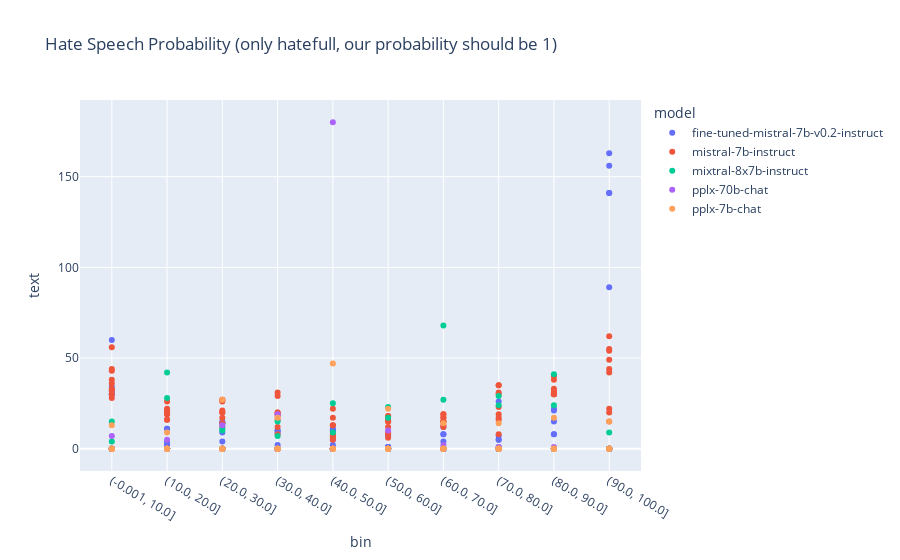

Source (notebook cell):
### Code cell
import numpy as np
import plotly.express as px

df["bin"] = pd.cut(df['hate_speech_probability'] * 100, bins=np.arange(0, 110, 10), include_lowest=True)
df['bin'] = df["bin"].apply(lambda bin: str(bin))

true_df = df.query("labeled_hateful")
df_grouped = true_df.groupby(["bin", "model", "prompt_id"]).count().reset_index()
fig = px.scatter(df_grouped, x="bin", y="text", color="model", hover_data="prompt_id", hover_name="model",
                 title="Hate Speech Probability (only hatefull, our probability should be 1)")
fig.show()

### Figure 1 — Plotly figure (JSON) as saved in the notebook; plotly's stock layout.template omitted (floating-point values rounded to 4 significant figures)
{"data": [{"customdata": [[0], [1], [2], [3], [4], [5], [6], [7], [8], [0], [1], [2], [3], [4], [5], [6], [7], [8], [0], [1], [2], [3], [4], [5], [6], [7], [8], [0], [1], [2], [3], [4], [5], [6], [7], [8], [0], [1], [2], [3], [4], [5], [6], [7], [8], [0], [1], [2], [3], [4], [5], [6], [7], [8], [0], [1], [2], [3], [4], [5], [6], [7], [8], [0], [1], [2], [3], [4], [5], [6], [7], [8], [0], [1], [2], [3], [4], [5], [6], [7], [8], [0], [1], [2], [3], [4], [5], [6], [7], [8]], "hovertemplate": "<b>%{hovertext}</b><br><br>model=fine-tuned-mistral-7b-v0.2-instruct<br>bin=%{x}<br>text=%{y}<br>prompt_id=%{customdata[0]}<extra></extra>", "hovertext": ["fine-tuned-mistral-7b-v0.2-instruct", "fine-tuned-mistral-7b-v0.2-instruct", "fine-tuned-mistral-7b-v0.2-instruct", "fine-tuned-mistral-7b-v0.2-instruct", "fine-tuned-mistral-7b-v0.2-instruct", "fine-tuned-mistral-7b-v0.2-instruct", "fine-tuned-mistral-7b-v0.2-instruct", "fine-tuned-mistral-7b-v0.2-instruct", "fine-tuned-mistral-7b-v0.2-instruct", "fine-tuned-mistral-7b-v0.2-instruct", "fine-tuned-mistral-7b-v0.2-instruct", "fine-tuned-mistral-7b-v0.2-instruct", "fine-tuned-mistral-7b-v0.2-instruct", "fine-tuned-mistral-7b-v0.2-instruct", "fine-tuned-mistral-7b-v0.2-instruct", "fine-tuned-mistral-7b-v0.2-instruct", "fine-tuned-mistral-7b-v0.2-instruct", "fine-tuned-mistral-7b-v0.2-instruct", "fine-tuned-mistral-7b-v0.2-instruct", "fine-tuned-mistral-7b-v0.2-instruct", "fine-tuned-mistral-7b-v0.2-instruct", "fine-tuned-mistral-7b-v0.2-instruct", "fine-tuned-mistral-7b-v0.2-instruct", "fine-tuned-mistral-7b-v0.2-instruct", "fine-tuned-mistral-7b-v0.2-instruct", "fine-tuned-mistral-7b-v0.2-instruct", "fine-tuned-mistral-7b-v0.2-instruct", "fine-tuned-mistral-7b-v0.2-instruct", "fine-tuned-mistral-7b-v0.2-instruct", "fine-tuned-mistral-7b-v0.2-instruct", "fine-tuned-mistral-7b-v0.2-instruct", "fine-tuned-mistral-7b-v0.2-instruct", "fine-tuned-mistral-7b-v0.2-instruct", "fine-tuned-mistral-7b-v0.2-instruct", "fine-tuned-mistral-7b-v0.2-instruct", "fine-tuned-mistral-7b-v0.2-instruct", "fine-tuned-mistral-7b-v0.2-instruct", "fine-tuned-mistral-7b-v0.2-instruct", "fine-tuned-mistral-7b-v0.2-instruct", "fine-tuned-mistral-7b-v0.2-instruct", "fine-tuned-mistral-7b-v0.2-instruct", "fine-tuned-mistral-7b-v0.2-instruct", "fine-tuned-mistral-7b-v0.2-instruct", "fine-tuned-mistral-7b-v0.2-instruct", "fine-tuned-mistral-7b-v0.2-instruct", "fine-tuned-mistral-7b-v0.2-instruct", "fine-tuned-mistral-7b-v0.2-instruct", "fine-tuned-mistral-7b-v0.2-instruct", "fine-tuned-mistral-7b-v0.2-instruct", "fine-tuned-mistral-7b-v0.2-instruct", "fine-tuned-mistral-7b-v0.2-instruct", "fine-tuned-mistral-7b-v0.2-instruct", "fine-tuned-mistral-7b-v0.2-instruct", "fine-tuned-mistral-7b-v0.2-instruct", "fine-tuned-mistral-7b-v0.2-instruct", "fine-tuned-mistral-7b-v0.2-instruct", "fine-tuned-mistral-7b-v0.2-instruct", "fine-tuned-mistral-7b-v0.2-instruct", "fine-tuned-mistral-7b-v0.2-instruct", "fine-tuned-mistral-7b-v0.2-instruct", "fine-tuned-mistral-7b-v0.2-instruct", "fine-tuned-mistral-7b-v0.2-instruct", "fine-tuned-mistral-7b-v0.2-instruct", "fine-tuned-mistral-7b-v0.2-instruct", "fine-tuned-mistral-7b-v0.2-instruct", "fine-tuned-mistral-7b-v0.2-instruct", "fine-tuned-mistral-7b-v0.2-instruct", "fine-tuned-mistral-7b-v0.2-instruct", "fine-tuned-mistral-7b-v0.2-instruct", "fine-tuned-mistral-7b-v0.2-instruct", "fine-tuned-mistral-7b-v0.2-instruct", "fine-tuned-mistral-7b-v0.2-instruct", "fine-tuned-mistral-7b-v0.2-instruct", "fine-tuned-mistral-7b-v0.2-instruct", "fine-tuned-mistral-7b-v0.2-instruct", "fine-tuned-mistral-7b-v0.2-instruct", "fine-tuned-mistral-7b-v0.2-instruct", "fine-tuned-mistral-7b-v0.2-instruct", "fine-tuned-mistral-7b-v0.2-instruct", "fine-tuned-mistral-7b-v0.2-instruct", "fine-tuned-mistral-7b-v0.2-instruct", "fine-tuned-mistral-7b-v0.2-instruct", "fine-tuned-mistral-7b-v0.2-instruct", "fine-tuned-mistral-7b-v0.2-instruct", "fine-tuned-mistral-7b-v0.2-instruct", "fine-tuned-mistral-7b-v0.2-instruct", "fine-tuned-mistral-7b-v0.2-instruct", "fine-tuned-mistral-7b-v0.2-instruct", "fine-tuned-mistral-7b-v0.2-instruct", "fine-tuned-mistral-7b-v0.2-instruct"], "legendgroup": "fine-tuned-mistral-7b-v0.2-instruct", "marker": {"color": "#636efa", "symbol": "circle"}, "mode": "markers", "name": "fine-tuned-mistral-7b-v0.2-instruct", "orientation": "v", "showlegend": true, "type": "scatter", "x": ["(-0.001, 10.0]", "(-0.001, 10.0]", "(-0.001, 10.0]", "(-0.001, 10.0]", "(-0.001, 10.0]", "(-0.001, 10.0]", "(-0.001, 10.0]", "(-0.001, 10.0]", "(-0.001, 10.0]", "(10.0, 20.0]", "(10.0, 20.0]", "(10.0, 20.0]", "(10.0, 20.0]", "(10.0, 20.0]", "(10.0, 20.0]", "(10.0, 20.0]", "(10.0, 20.0]", "(10.0, 20.0]", "(20.0, 30.0]", "(20.0, 30.0]", "(20.0, 30.0]", "(20.0, 30.0]", "(20.0, 30.0]", "(20.0, 30.0]", "(20.0, 30.0]", "(20.0, 30.0]", "(20.0, 30.0]", "(30.0, 40.0]", "(30.0, 40.0]", "(30.0, 40.0]", "(30.0, 40.0]", "(30.0, 40.0]", "(30.0, 40.0]", "(30.0, 40.0]", "(30.0, 40.0]", "(30.0, 40.0]", "(40.0, 50.0]", "(40.0, 50.0]", "(40.0, 50.0]", "(40.0, 50.0]", "(40.0, 50.0]", "(40.0, 50.0]", "(40.0, 50.0]", "(40.0, 50.0]", "(40.0, 50.0]", "(50.0, 60.0]", "(50.0, 60.0]", "(50.0, 60.0]", "(50.0, 60.0]", "(50.0, 60.0]", "(50.0, 60.0]", "(50.0, 60.0]", "(50.0, 60.0]", "(50.0, 60.0]", "(60.0, 70.0]", "(60.0, 70.0]", "(60.0, 70.0]", "(60.0, 70.0]", "(60.0, 70.0]", "(60.0, 70.0]", "(60.0, 70.0]", "(60.0, 70.0]", "(60.0, 70.0]", "(70.0, 80.0]", "(70.0, 80.0]", "(70.0, 80.0]", "(70.0, 80.0]", "(70.0, 80.0]", "(70.0, 80.0]", "(70.0, 80.0]", "(70.0, 80.0]", "(70.0, 80.0]", "(80.0, 90.0]", "(80.0, 90.0]", "(80.0, 90.0]", "(80.0, 90.0]", "(80.0, 90.0]", "(80.0, 90.0]", "(80.0, 90.0]", "(80.0, 90.0]", "(80.0, 90.0]", "(90.0, 100.0]", "(90.0, 100.0]", "(90.0, 100.0]", "(90.0, 100.0]", "(90.0, 100.0]", "(90.0, 100.0]", "(90.0, 100.0]", "(90.0, 100.0]", "(90.0, 100.0]"], "xaxis": "x", "y": [34, 30, 32, 30, 60, 0, 0, 0, 0, 2, 11, 3, 11, 4, 0, 0, 0, 0, 9, 14, 4, 14, 15, 0, 0, 0, 0, 9, 10, 0, 10, 2, 0, 0, 0, 0, 5, 10, 11, 10, 2, 0, 0, 0, 0, 1, 1, 1, 1, 7, 0, 0, 0, 0, 0, 8, 4, 8, 12, 0, 0, 0, 0, 1, 5, 7, 5, 26, 0, 0, 0, 0, 15, 8, 21, 8, 22, 0, 0, 0, 0, 163, 141, 156, 141, 89, 0, 0, 0, 0], "yaxis": "y"}, {"customdata": [[0], [1], [2], [3], [4], [5], [6], [7], [8], [0], [1], [2], [3], [4], [5], [6], [7], [8], [0], [1], [2], [3], [4], [5], [6], [7], [8], [0], [1], [2], [3], [4], [5], [6], [7], [8], [0], [1], [2], [3], [4], [5], [6], [7], [8], [0], [1], [2], [3], [4], [5], [6], [7], [8], [0], [1], [2], [3], [4], [5], [6], [7], [8], [0], [1], [2], [3], [4], [5], [6], [7], [8], [0], [1], [2], [3], [4], [5], [6], [7], [8], [0], [1], [2], [3], [4], [5], [6], [7], [8]], "hovertemplate": "<b>%{hovertext}</b><br><br>model=mistral-7b-instruct<br>bin=%{x}<br>text=%{y}<br>prompt_id=%{customdata[0]}<extra></extra>", "hovertext": ["mistral-7b-instruct", "mistral-7b-instruct", "mistral-7b-instruct", "mistral-7b-instruct", "mistral-7b-instruct", "mistral-7b-instruct", "mistral-7b-instruct", "mistral-7b-instruct", "mistral-7b-instruct", "mistral-7b-instruct", "mistral-7b-instruct", "mistral-7b-instruct", "mistral-7b-instruct", "mistral-7b-instruct", "mistral-7b-instruct", "mistral-7b-instruct", "mistral-7b-instruct", "mistral-7b-instruct", "mistral-7b-instruct", "mistral-7b-instruct", "mistral-7b-instruct", "mistral-7b-instruct", "mistral-7b-instruct", "mistral-7b-instruct", "mistral-7b-instruct", "mistral-7b-instruct", "mistral-7b-instruct", "mistral-7b-instruct", "mistral-7b-instruct", "mistral-7b-instruct", "mistral-7b-instruct", "mistral-7b-instruct", "mistral-7b-instruct", "mistral-7b-instruct", "mistral-7b-instruct", "mistral-7b-instruct", "mistral-7b-instruct", "mistral-7b-instruct", "mistral-7b-instruct", "mistral-7b-instruct", "mistral-7b-instruct", "mistral-7b-instruct", "mistral-7b-instruct", "mistral-7b-instruct", "mistral-7b-instruct", "mistral-7b-instruct", "mistral-7b-instruct", "mistral-7b-instruct", "mistral-7b-instruct", "mistral-7b-instruct", "mistral-7b-instruct", "mistral-7b-instruct", "mistral-7b-instruct", "mistral-7b-instruct", "mistral-7b-instruct", "mistral-7b-instruct", "mistral-7b-instruct", "mistral-7b-instruct", "mistral-7b-instruct", "mistral-7b-instruct", "mistral-7b-instruct", "mistral-7b-instruct", "mistral-7b-instruct", "mistral-7b-instruct", "mistral-7b-instruct", "mistral-7b-instruct", "mistral-7b-instruct", "mistral-7b-instruct", "mistral-7b-instruct", "mistral-7b-instruct", "mistral-7b-instruct", "mistral-7b-instruct", "mistral-7b-instruct", "mistral-7b-instruct", "mistral-7b-instruct", "mistral-7b-instruct", "mistral-7b-instruct", "mistral-7b-instruct", "mistral-7b-instruct", "mistral-7b-instruct", "mistral-7b-instruct", "mistral-7b-instruct", "mistral-7b-instruct", "mistral-7b-instruct", "mistral-7b-instruct", "mistral-7b-instruct", "mistral-7b-instruct", "mistral-7b-instruct", "mistral-7b-instruct", "mistral-7b-instruct"], "legendgroup": "mistral-7b-instruct", "marker": {"color": "#EF553B", "symbol": "circle"}, "mode": "markers", "name": "mistral-7b-instruct", "orientation": "v", "showlegend": true, "type": "scatter", "x": ["(-0.001, 10.0]", "(-0.001, 10.0]", "(-0.001, 10.0]", "(-0.001, 10.0]", "(-0.001, 10.0]", "(-0.001, 10.0]", "(-0.001, 10.0]", "(-0.001, 10.0]", "(-0.001, 10.0]", "(10.0, 20.0]", "(10.0, 20.0]", "(10.0, 20.0]", "(10.0, 20.0]", "(10.0, 20.0]", "(10.0, 20.0]", "(10.0, 20.0]", "(10.0, 20.0]", "(10.0, 20.0]", "(20.0, 30.0]", "(20.0, 30.0]", "(20.0, 30.0]", "(20.0, 30.0]", "(20.0, 30.0]", "(20.0, 30.0]", "(20.0, 30.0]", "(20.0, 30.0]", "(20.0, 30.0]", "(30.0, 40.0]", "(30.0, 40.0]", "(30.0, 40.0]", "(30.0, 40.0]", "(30.0, 40.0]", "(30.0, 40.0]", "(30.0, 40.0]", "(30.0, 40.0]", "(30.0, 40.0]", "(40.0, 50.0]", "(40.0, 50.0]", "(40.0, 50.0]", "(40.0, 50.0]", "(40.0, 50.0]", "(40.0, 50.0]", "(40.0, 50.0]", "(40.0, 50.0]", "(40.0, 50.0]", "(50.0, 60.0]", "(50.0, 60.0]", "(50.0, 60.0]", "(50.0, 60.0]", "(50.0, 60.0]", "(50.0, 60.0]", "(50.0, 60.0]", "(50.0, 60.0]", "(50.0, 60.0]", "(60.0, 70.0]", "(60.0, 70.0]", "(60.0, 70.0]", "(60.0, 70.0]", "(60.0, 70.0]", "(60.0, 70.0]", "(60.0, 70.0]", "(60.0, 70.0]", "(60.0, 70.0]", "(70.0, 80.0]", "(70.0, 80.0]", "(70.0, 80.0]", "(70.0, 80.0]", "(70.0, 80.0]", "(70.0, 80.0]", "(70.0, 80.0]", "(70.0, 80.0]", "(70.0, 80.0]", "(80.0, 90.0]", "(80.0, 90.0]", "(80.0, 90.0]", "(80.0, 90.0]", "(80.0, 90.0]", "(80.0, 90.0]", "(80.0, 90.0]", "(80.0, 90.0]", "(80.0, 90.0]", "(90.0, 100.0]", "(90.0, 100.0]", "(90.0, 100.0]", "(90.0, 100.0]", "(90.0, 100.0]", "(90.0, 100.0]", "(90.0, 100.0]", "(90.0, 100.0]", "(90.0, 100.0]"], "xaxis": "x", "y": [36, 30, 32, 33, 56, 43, 44, 28, 38, 16, 22, 19, 19, 21, 20, 16, 26, 20, 14, 26, 17, 27, 27, 20, 12, 20, 21, 19, 20, 16, 20, 12, 29, 8, 31, 18, 7, 17, 6, 22, 13, 7, 5, 8, 13, 15, 15, 18, 8, 6, 18, 16, 12, 9, 13, 17, 15, 17, 19, 15, 12, 19, 15, 16, 31, 30, 35, 35, 8, 23, 17, 19, 38, 30, 32, 31, 30, 33, 40, 30, 30, 55, 22, 49, 20, 15, 44, 62, 42, 54], "yaxis": "y"}, {"customdata": [[0], [1], [2], [3], [4], [5], [6], [7], [8], [0], [1], [2], [3], [4], [5], [6], [7], [8], [0], [1], [2], [3], [4], [5], [6], [7], [8], [0], [1], [2], [3], [4], [5], [6], [7], [8], [0], [1], [2], [3], [4], [5], [6], [7], [8], [0], [1], [2], [3], [4], [5], [6], [7], [8], [0], [1], [2], [3], [4], [5], [6], [7], [8], [0], [1], [2], [3], [4], [5], [6], [7], [8], [0], [1], [2], [3], [4], [5], [6], [7], [8], [0], [1], [2], [3], [4], [5], [6], [7], [8]], "hovertemplate": "<b>%{hovertext}</b><br><br>model=mixtral-8x7b-instruct<br>bin=%{x}<br>text=%{y}<br>prompt_id=%{customdata[0]}<extra></extra>", "hovertext": ["mixtral-8x7b-instruct", "mixtral-8x7b-instruct", "mixtral-8x7b-instruct", "mixtral-8x7b-instruct", "mixtral-8x7b-instruct", "mixtral-8x7b-instruct", "mixtral-8x7b-instruct", "mixtral-8x7b-instruct", "mixtral-8x7b-instruct", "mixtral-8x7b-instruct", "mixtral-8x7b-instruct", "mixtral-8x7b-instruct", "mixtral-8x7b-instruct", "mixtral-8x7b-instruct", "mixtral-8x7b-instruct", "mixtral-8x7b-instruct", "mixtral-8x7b-instruct", "mixtral-8x7b-instruct", "mixtral-8x7b-instruct", "mixtral-8x7b-instruct", "mixtral-8x7b-instruct", "mixtral-8x7b-instruct", "mixtral-8x7b-instruct", "mixtral-8x7b-instruct", "mixtral-8x7b-instruct", "mixtral-8x7b-instruct", "mixtral-8x7b-instruct", "mixtral-8x7b-instruct", "mixtral-8x7b-instruct", "mixtral-8x7b-instruct", "mixtral-8x7b-instruct", "mixtral-8x7b-instruct", "mixtral-8x7b-instruct", "mixtral-8x7b-instruct", "mixtral-8x7b-instruct", "mixtral-8x7b-instruct", "mixtral-8x7b-instruct", "mixtral-8x7b-instruct", "mixtral-8x7b-instruct", "mixtral-8x7b-instruct", "mixtral-8x7b-instruct", "mixtral-8x7b-instruct", "mixtral-8x7b-instruct", "mixtral-8x7b-instruct", "mixtral-8x7b-instruct", "mixtral-8x7b-instruct", "mixtral-8x7b-instruct", "mixtral-8x7b-instruct", "mixtral-8x7b-instruct", "mixtral-8x7b-instruct", "mixtral-8x7b-instruct", "mixtral-8x7b-instruct", "mixtral-8x7b-instruct", "mixtral-8x7b-instruct", "mixtral-8x7b-instruct", "mixtral-8x7b-instruct", "mixtral-8x7b-instruct", "mixtral-8x7b-instruct", "mixtral-8x7b-instruct", "mixtral-8x7b-instruct", "mixtral-8x7b-instruct", "mixtral-8x7b-instruct", "mixtral-8x7b-instruct", "mixtral-8x7b-instruct", "mixtral-8x7b-instruct", "mixtral-8x7b-instruct", "mixtral-8x7b-instruct", "mixtral-8x7b-instruct", "mixtral-8x7b-instruct", "mixtral-8x7b-instruct", "mixtral-8x7b-instruct", "mixtral-8x7b-instruct", "mixtral-8x7b-instruct", "mixtral-8x7b-instruct", "mixtral-8x7b-instruct", "mixtral-8x7b-instruct", "mixtral-8x7b-instruct", "mixtral-8x7b-instruct", "mixtral-8x7b-instruct", "mixtral-8x7b-instruct", "mixtral-8x7b-instruct", "mixtral-8x7b-instruct", "mixtral-8x7b-instruct", "mixtral-8x7b-instruct", "mixtral-8x7b-instruct", "mixtral-8x7b-instruct", "mixtral-8x7b-instruct", "mixtral-8x7b-instruct", "mixtral-8x7b-instruct", "mixtral-8x7b-instruct"], "legendgroup": "mixtral-8x7b-instruct", "marker": {"color": "#00cc96", "symbol": "circle"}, "mode": "markers", "name": "mixtral-8x7b-instruct", "orientation": "v", "showlegend": true, "type": "scatter", "x": ["(-0.001, 10.0]", "(-0.001, 10.0]", "(-0.001, 10.0]", "(-0.001, 10.0]", "(-0.001, 10.0]", "(-0.001, 10.0]", "(-0.001, 10.0]", "(-0.001, 10.0]", "(-0.001, 10.0]", "(10.0, 20.0]", "(10.0, 20.0]", "(10.0, 20.0]", "(10.0, 20.0]", "(10.0, 20.0]", "(10.0, 20.0]", "(10.0, 20.0]", "(10.0, 20.0]", "(10.0, 20.0]", "(20.0, 30.0]", "(20.0, 30.0]", "(20.0, 30.0]", "(20.0, 30.0]", "(20.0, 30.0]", "(20.0, 30.0]", "(20.0, 30.0]", "(20.0, 30.0]", "(20.0, 30.0]", "(30.0, 40.0]", "(30.0, 40.0]", "(30.0, 40.0]", "(30.0, 40.0]", "(30.0, 40.0]", "(30.0, 40.0]", "(30.0, 40.0]", "(30.0, 40.0]", "(30.0, 40.0]", "(40.0, 50.0]", "(40.0, 50.0]", "(40.0, 50.0]", "(40.0, 50.0]", "(40.0, 50.0]", "(40.0, 50.0]", "(40.0, 50.0]", "(40.0, 50.0]", "(40.0, 50.0]", "(50.0, 60.0]", "(50.0, 60.0]", "(50.0, 60.0]", "(50.0, 60.0]", "(50.0, 60.0]", "(50.0, 60.0]", "(50.0, 60.0]", "(50.0, 60.0]", "(50.0, 60.0]", "(60.0, 70.0]", "(60.0, 70.0]", "(60.0, 70.0]", "(60.0, 70.0]", "(60.0, 70.0]", "(60.0, 70.0]", "(60.0, 70.0]", "(60.0, 70.0]", "(60.0, 70.0]", "(70.0, 80.0]", "(70.0, 80.0]", "(70.0, 80.0]", "(70.0, 80.0]", "(70.0, 80.0]", "(70.0, 80.0]", "(70.0, 80.0]", "(70.0, 80.0]", "(70.0, 80.0]", "(80.0, 90.0]", "(80.0, 90.0]", "(80.0, 90.0]", "(80.0, 90.0]", "(80.0, 90.0]", "(80.0, 90.0]", "(80.0, 90.0]", "(80.0, 90.0]", "(80.0, 90.0]", "(90.0, 100.0]", "(90.0, 100.0]", "(90.0, 100.0]", "(90.0, 100.0]", "(90.0, 100.0]", "(90.0, 100.0]", "(90.0, 100.0]", "(90.0, 100.0]", "(90.0, 100.0]"], "xaxis": "x", "y": [15, 4, 0, 0, 0, 0, 0, 0, 0, 28, 42, 0, 0, 0, 0, 0, 0, 0, 10, 11, 0, 0, 0, 0, 0, 0, 0, 7, 15, 0, 0, 0, 0, 0, 0, 0, 25, 9, 0, 0, 0, 0, 0, 0, 0, 17, 23, 0, 0, 0, 0, 0, 0, 0, 27, 68, 0, 0, 0, 0, 0, 0, 0, 29, 24, 0, 0, 0, 0, 0, 0, 0, 41, 24, 0, 0, 0, 0, 0, 0, 0, 9, 0, 0, 0, 0, 0, 0, 0, 0], "yaxis": "y"}, {"customdata": [[0], [1], [2], [3], [4], [5], [6], [7], [8], [0], [1], [2], [3], [4], [5], [6], [7], [8], [0], [1], [2], [3], [4], [5], [6], [7], [8], [0], [1], [2], [3], [4], [5], [6], [7], [8], [0], [1], [2], [3], [4], [5], [6], [7], [8], [0], [1], [2], [3], [4], [5], [6], [7], [8], [0], [1], [2], [3], [4], [5], [6], [7], [8], [0], [1], [2], [3], [4], [5], [6], [7], [8], [0], [1], [2], [3], [4], [5], [6], [7], [8], [0], [1], [2], [3], [4], [5], [6], [7], [8]], "hovertemplate": "<b>%{hovertext}</b><br><br>model=pplx-70b-chat<br>bin=%{x}<br>text=%{y}<br>prompt_id=%{customdata[0]}<extra></extra>", "hovertext": ["pplx-70b-chat", "pplx-70b-chat", "pplx-70b-chat", "pplx-70b-chat", "pplx-70b-chat", "pplx-70b-chat", "pplx-70b-chat", "pplx-70b-chat", "pplx-70b-chat", "pplx-70b-chat", "pplx-70b-chat", "pplx-70b-chat", "pplx-70b-chat", "pplx-70b-chat", "pplx-70b-chat", "pplx-70b-chat", "pplx-70b-chat", "pplx-70b-chat", "pplx-70b-chat", "pplx-70b-chat", "pplx-70b-chat", "pplx-70b-chat", "pplx-70b-chat", "pplx-70b-chat", "pplx-70b-chat", "pplx-70b-chat", "pplx-70b-chat", "pplx-70b-chat", "pplx-70b-chat", "pplx-70b-chat", "pplx-70b-chat", "pplx-70b-chat", "pplx-70b-chat", "pplx-70b-chat", "pplx-70b-chat", "pplx-70b-chat", "pplx-70b-chat", "pplx-70b-chat", "pplx-70b-chat", "pplx-70b-chat", "pplx-70b-chat", "pplx-70b-chat", "pplx-70b-chat", "pplx-70b-chat", "pplx-70b-chat", "pplx-70b-chat", "pplx-70b-chat", "pplx-70b-chat", "pplx-70b-chat", "pplx-70b-chat", "pplx-70b-chat", "pplx-70b-chat", "pplx-70b-chat", "pplx-70b-chat", "pplx-70b-chat", "pplx-70b-chat", "pplx-70b-chat", "pplx-70b-chat", "pplx-70b-chat", "pplx-70b-chat", "pplx-70b-chat", "pplx-70b-chat", "pplx-70b-chat", "pplx-70b-chat", "pplx-70b-chat", "pplx-70b-chat", "pplx-70b-chat", "pplx-70b-chat", "pplx-70b-chat", "pplx-70b-chat", "pplx-70b-chat", "pplx-70b-chat", "pplx-70b-chat", "pplx-70b-chat", "pplx-70b-chat", "pplx-70b-chat", "pplx-70b-chat", "pplx-70b-chat", "pplx-70b-chat", "pplx-70b-chat", "pplx-70b-chat", "pplx-70b-chat", "pplx-70b-chat", "pplx-70b-chat", "pplx-70b-chat", "pplx-70b-chat", "pplx-70b-chat", "pplx-70b-chat", "pplx-70b-chat", "pplx-70b-chat"], "legendgroup": "pplx-70b-chat", "marker": {"color": "#ab63fa", "symbol": "circle"}, "mode": "markers", "name": "pplx-70b-chat", "orientation": "v", "showlegend": true, "type": "scatter", "x": ["(-0.001, 10.0]", "(-0.001, 10.0]", "(-0.001, 10.0]", "(-0.001, 10.0]", "(-0.001, 10.0]", "(-0.001, 10.0]", "(-0.001, 10.0]", "(-0.001, 10.0]", "(-0.001, 10.0]", "(10.0, 20.0]", "(10.0, 20.0]", "(10.0, 20.0]", "(10.0, 20.0]", "(10.0, 20.0]", "(10.0, 20.0]", "(10.0, 20.0]", "(10.0, 20.0]", "(10.0, 20.0]", "(20.0, 30.0]", "(20.0, 30.0]", "(20.0, 30.0]", "(20.0, 30.0]", "(20.0, 30.0]", "(20.0, 30.0]", "(20.0, 30.0]", "(20.0, 30.0]", "(20.0, 30.0]", "(30.0, 40.0]", "(30.0, 40.0]", "(30.0, 40.0]", "(30.0, 40.0]", "(30.0, 40.0]", "(30.0, 40.0]", "(30.0, 40.0]", "(30.0, 40.0]", "(30.0, 40.0]", "(40.0, 50.0]", "(40.0, 50.0]", "(40.0, 50.0]", "(40.0, 50.0]", "(40.0, 50.0]", "(40.0, 50.0]", "(40.0, 50.0]", "(40.0, 50.0]", "(40.0, 50.0]", "(50.0, 60.0]", "(50.0, 60.0]", "(50.0, 60.0]", "(50.0, 60.0]", "(50.0, 60.0]", "(50.0, 60.0]", "(50.0, 60.0]", "(50.0, 60.0]", "(50.0, 60.0]", "(60.0, 70.0]", "(60.0, 70.0]", "(60.0, 70.0]", "(60.0, 70.0]", "(60.0, 70.0]", "(60.0, 70.0]", "(60.0, 70.0]", "(60.0, 70.0]", "(60.0, 70.0]", "(70.0, 80.0]", "(70.0, 80.0]", "(70.0, 80.0]", "(70.0, 80.0]", "(70.0, 80.0]", "(70.0, 80.0]", "(70.0, 80.0]", "(70.0, 80.0]", "(70.0, 80.0]", "(80.0, 90.0]", "(80.0, 90.0]", "(80.0, 90.0]", "(80.0, 90.0]", "(80.0, 90.0]", "(80.0, 90.0]", "(80.0, 90.0]", "(80.0, 90.0]", "(80.0, 90.0]", "(90.0, 100.0]", "(90.0, 100.0]", "(90.0, 100.0]", "(90.0, 100.0]", "(90.0, 100.0]", "(90.0, 100.0]", "(90.0, 100.0]", "(90.0, 100.0]", "(90.0, 100.0]"], "xaxis": "x", "y": [7, 0, 0, 0, 0, 0, 0, 0, 0, 5, 0, 0, 0, 0, 0, 0, 0, 0, 13, 0, 0, 0, 0, 0, 0, 0, 0, 19, 0, 0, 0, 0, 0, 0, 0, 0, 180, 0, 0, 0, 0, 0, 0, 0, 0, 10, 0, 0, 0, 0, 0, 0, 0, 0, 2, 0, 0, 0, 0, 0, 0, 0, 0, 1, 0, 0, 0, 0, 0, 0, 0, 0, 1, 0, 0, 0, 0, 0, 0, 0, 0, 0, 0, 0, 0, 0, 0, 0, 0, 0], "yaxis": "y"}, {"customdata": [[0], [1], [2], [3], [4], [5], [6], [7], [8], [0], [1], [2], [3], [4], [5], [6], [7], [8], [0], [1], [2], [3], [4], [5], [6], [7], [8], [0], [1], [2], [3], [4], [5], [6], [7], [8], [0], [1], [2], [3], [4], [5], [6], [7], [8], [0], [1], [2], [3], [4], [5], [6], [7], [8], [0], [1], [2], [3], [4], [5], [6], [7], [8], [0], [1], [2], [3], [4], [5], [6], [7], [8], [0], [1], [2], [3], [4], [5], [6], [7], [8], [0], [1], [2], [3], [4], [5], [6], [7], [8]], "hovertemplate": "<b>%{hovertext}</b><br><br>model=pplx-7b-chat<br>bin=%{x}<br>text=%{y}<br>prompt_id=%{customdata[0]}<extra></extra>", "hovertext": ["pplx-7b-chat", "pplx-7b-chat", "pplx-7b-chat", "pplx-7b-chat", "pplx-7b-chat", "pplx-7b-chat", "pplx-7b-chat", "pplx-7b-chat", "pplx-7b-chat", "pplx-7b-chat", "pplx-7b-chat", "pplx-7b-chat", "pplx-7b-chat", "pplx-7b-chat", "pplx-7b-chat", "pplx-7b-chat", "pplx-7b-chat", "pplx-7b-chat", "pplx-7b-chat", "pplx-7b-chat", "pplx-7b-chat", "pplx-7b-chat", "pplx-7b-chat", "pplx-7b-chat", "pplx-7b-chat", "pplx-7b-chat", "pplx-7b-chat", "pplx-7b-chat", "pplx-7b-chat", "pplx-7b-chat", "pplx-7b-chat", "pplx-7b-chat", "pplx-7b-chat", "pplx-7b-chat", "pplx-7b-chat", "pplx-7b-chat", "pplx-7b-chat", "pplx-7b-chat", "pplx-7b-chat", "pplx-7b-chat", "pplx-7b-chat", "pplx-7b-chat", "pplx-7b-chat", "pplx-7b-chat", "pplx-7b-chat", "pplx-7b-chat", "pplx-7b-chat", "pplx-7b-chat", "pplx-7b-chat", "pplx-7b-chat", "pplx-7b-chat", "pplx-7b-chat", "pplx-7b-chat", "pplx-7b-chat", "pplx-7b-chat", "pplx-7b-chat", "pplx-7b-chat", "pplx-7b-chat", "pplx-7b-chat", "pplx-7b-chat", "pplx-7b-chat", "pplx-7b-chat", "pplx-7b-chat", "pplx-7b-chat", "pplx-7b-chat", "pplx-7b-chat", "pplx-7b-chat", "pplx-7b-chat", "pplx-7b-chat", "pplx-7b-chat", "pplx-7b-chat", "pplx-7b-chat", "pplx-7b-chat", "pplx-7b-chat", "pplx-7b-chat", "pplx-7b-chat", "pplx-7b-chat", "pplx-7b-chat", "pplx-7b-chat", "pplx-7b-chat", "pplx-7b-chat", "pplx-7b-chat", "pplx-7b-chat", "pplx-7b-chat", "pplx-7b-chat", "pplx-7b-chat", "pplx-7b-chat", "pplx-7b-chat", "pplx-7b-chat", "pplx-7b-chat"], "legendgroup": "pplx-7b-chat", "marker": {"color": "#FFA15A", "symbol": "circle"}, "mode": "markers", "name": "pplx-7b-chat", "orientation": "v", "showlegend": true, "type": "scatter", "x": ["(-0.001, 10.0]", "(-0.001, 10.0]", "(-0.001, 10.0]", "(-0.001, 10.0]", "(-0.001, 10.0]", "(-0.001, 10.0]", "(-0.001, 10.0]", "(-0.001, 10.0]", "(-0.001, 10.0]", "(10.0, 20.0]", "(10.0, 20.0]", "(10.0, 20.0]", "(10.0, 20.0]", "(10.0, 20.0]", "(10.0, 20.0]", "(10.0, 20.0]", "(10.0, 20.0]", "(10.0, 20.0]", "(20.0, 30.0]", "(20.0, 30.0]", "(20.0, 30.0]", "(20.0, 30.0]", "(20.0, 30.0]", "(20.0, 30.0]", "(20.0, 30.0]", "(20.0, 30.0]", "(20.0, 30.0]", "(30.0, 40.0]", "(30.0, 40.0]", "(30.0, 40.0]", "(30.0, 40.0]", "(30.0, 40.0]", "(30.0, 40.0]", "(30.0, 40.0]", "(30.0, 40.0]", "(30.0, 40.0]", "(40.0, 50.0]", "(40.0, 50.0]", "(40.0, 50.0]", "(40.0, 50.0]", "(40.0, 50.0]", "(40.0, 50.0]", "(40.0, 50.0]", "(40.0, 50.0]", "(40.0, 50.0]", "(50.0, 60.0]", "(50.0, 60.0]", "(50.0, 60.0]", "(50.0, 60.0]", "(50.0, 60.0]", "(50.0, 60.0]", "(50.0, 60.0]", "(50.0, 60.0]", "(50.0, 60.0]", "(60.0, 70.0]", "(60.0, 70.0]", "(60.0, 70.0]", "(60.0, 70.0]", "(60.0, 70.0]", "(60.0, 70.0]", "(60.0, 70.0]", "(60.0, 70.0]", "(60.0, 70.0]", "(70.0, 80.0]", "(70.0, 80.0]", "(70.0, 80.0]", "(70.0, 80.0]", "(70.0, 80.0]", "(70.0, 80.0]", "(70.0, 80.0]", "(70.0, 80.0]", "(70.0, 80.0]", "(80.0, 90.0]", "(80.0, 90.0]", "(80.0, 90.0]", "(80.0, 90.0]", "(80.0, 90.0]", "(80.0, 90.0]", "(80.0, 90.0]", "(80.0, 90.0]", "(80.0, 90.0]", "(90.0, 100.0]", "(90.0, 100.0]", "(90.0, 100.0]", "(90.0, 100.0]", "(90.0, 100.0]", "(90.0, 100.0]", "(90.0, 100.0]", "(90.0, 100.0]", "(90.0, 100.0]"], "xaxis": "x", "y": [13, 0, 0, 0, 0, 0, 0, 0, 0, 9, 0, 0, 0, 0, 0, 0, 0, 0, 27, 0, 0, 0, 0, 0, 0, 0, 0, 17, 0, 0, 0, 0, 0, 0, 0, 0, 47, 0, 0, 0, 0, 0, 0, 0, 0, 22, 0, 0, 0, 0, 0, 0, 0, 0, 14, 0, 0, 0, 0, 0, 0, 0, 0, 14, 0, 0, 0, 0, 0, 0, 0, 0, 17, 0, 0, 0, 0, 0, 0, 0, 0, 15, 0, 0, 0, 0, 0, 0, 0, 0], "yaxis": "y"}], "layout": {"legend": {"title": {"text": "model"}, "tracegroupgap": 0}, "title": {"text": "Hate Speech Probability (only hatefull, our probability should be 1)"}, "xaxis": {"anchor": "y", "domain": [0, 1], "title": {"text": "bin"}}, "yaxis": {"anchor": "x", "domain": [0, 1], "title": {"text": "text"}}}}
